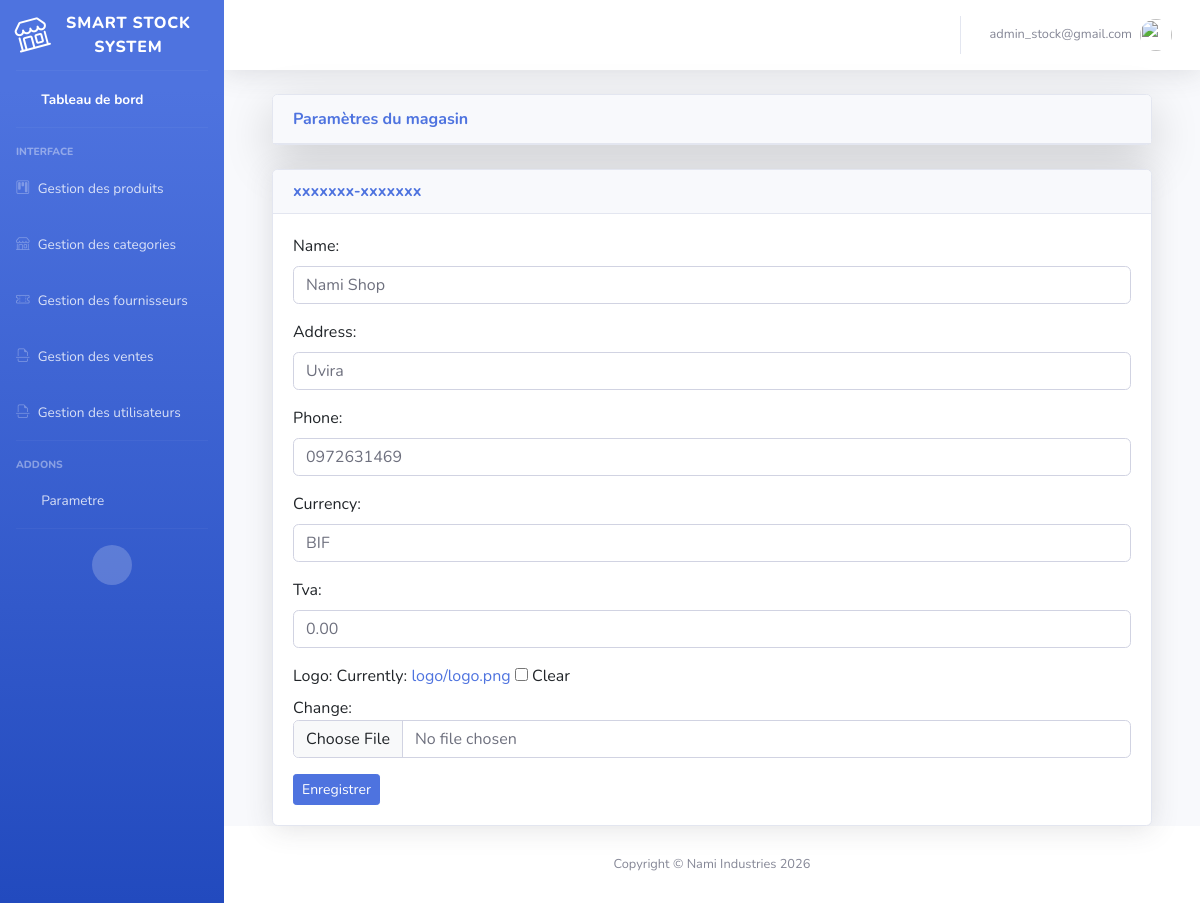
The page /smartstock-admin/settings/ (signed in) on the database its author committed.
### core/models.py (models this page shows, shortened)
class ShopSettings(models.Model):
    DEVISE_CHOICES = [
        ('USD', 'USD'),
        ('EUR', 'EUR'),
        ('CDF', 'CDF'),
        ('BIF', 'BIF'),
    ]
    name = models.CharField(max_length=200)
    address = models.TextField()
    phone = models.CharField(max_length=20)
    currency = models.CharField(
        max_length=10,
        choices=DEVISE_CHOICES,
        default='BIF'
    )
    tva = models.DecimalField(max_digits=12, decimal_places=2, default=Decimal("0.00"))
    logo = models.ImageField(upload_to="logo/", blank=True, null=True)

### core/views.py (the view)
# urls.py: path('settings/', views.shop_settings_view, name='shop_settings_view'),
@login_required
@role_required('Admin')
def shop_settings_view(request):
    template = loader.get_template('shop_settings_view.html')
    shop, created = ShopSettings.objects.get_or_create(id=1)
    if request.method == 'POST':
        form = ShopSettingsForm(request.POST, instance=shop)
        if form.is_valid():
            form.save()
            messages.success(request, "Paramètres du magasin mis à jour avec succès !")
            return redirect('shop_settings_view')
        else:
            messages.warning(request, "Veuillez corriger les erreurs ci-dessous.")
    else:
        form = ShopSettingsForm(instance=shop)
    context = {
        'form':form
    }
    return HttpResponse(template.render(context, request))

### core/forms.py
class ShopSettingsForm(forms.ModelForm):
    class Meta:
        model = ShopSettings
        fields = ['name', 'address', 'phone', 'currency','tva','logo']  # adapte selon ton modèle
        widgets = {
            'name': forms.TextInput(attrs={'class': 'form-control'}),
            'address': forms.TextInput(attrs={'class': 'form-control'}),
            'phone': forms.TextInput(attrs={'class': 'form-control'}),
            'currency': forms.Select(attrs={'class': 'form-control'}),
            'tva': forms.TextInput(attrs={'class': 'form-control'}),
            'logo': forms.ClearableFileInput(attrs={'class':'form-control', 'accept':'image/*'})
        }

### core/templates/shop_settings_view.html (shortened to what this page needs)
{% extends 'base.html' %}
{% block content %}
{% load humanize %}
<div class="container-fluid">
    <div class="card mb-4 shadow-lg">
        <div class="card-header m-0 font-weight-bold text-primary">
            Paramètres du magasin
        </div>
    </div>
    <div class="card shadow">
        <div class="card-header">
            <h6 class="m-0 font-weight-bold text-primary">
                xxxxxxx-xxxxxxx
            </h6>
        </div>
        <div class="card-body">
            <form method="POST">
                {{ form.as_p }}
                <button type="submit" class="btn btn-primary btn-sm">Enregistrer</button>
            </form>
        </div>
    </div>
</div>
{% endblock %}

### core/templates/base.html (shortened to what this page needs)
{% load static %}
<!DOCTYPE html>
<html lang="en">
<head>
    {% load bootstrap5 %}
    {% bootstrap_css %}
    <link href="{% static 'vendor/fontawesome-free/css/all.min.css' %}" rel="stylesheet" type="text/css">
    <link rel="stylesheet"
href="https://cdn.jsdelivr.net/npm/bootstrap-icons@1.11.1/font/bootstrap-icons.css">
    <link href="{% static 'css/sb-admin-2.min.css' %}" rel="stylesheet">
</head>
<body id="page-top">
    <div id="wrapper">
        <ul class="navbar-nav bg-gradient-primary sidebar sidebar-dark accordion" id="accordionSidebar">
            <a class="sidebar-brand d-flex align-items-center justify-content-center">
                <div class="sidebar-brand-icon rotate-n-15">
                    <i class="bi bi-shop"></i>
                </div>
                <div class="sidebar-brand-text mx-3">Smart Stock System</div>
            </a>
            <hr class="sidebar-divider my-0">
            <li class="nav-item active">
                <a class="nav-link" href="{% url 'home' %}">
                    <i class="fas fa-fw fa-tachometer-alt"></i>
                    <span>Tableau de bord</span></a>
            </li>
            <hr class="sidebar-divider">
            <div class="sidebar-heading">
                Interface
            </div>
            <li class="nav-item">
                <a class="nav-link collapsed" href="" data-toggle="collapse" data-target="#collapseComponents" arial-expanded="true" aria-controls="collapseComponents">
                    <i class="bi bi-kanban"></i>
                    <span>Gestion des produits</span>
                </a>
            </li>
            <li class="nav-item">
                <a class="nav-link collapsed" href="#" data-toggle="collapse" data-target="#collapseUtilities"
                    aria-expanded="true" aria-controls="collapseUtilities">
                    <i class="bi bi-shop"></i>
                    <span>Gestion des categories</span>
                </a>
            </li>
            <li class="nav-item">
                <a class="nav-link collapsed" href="#" data-toggle="collapse" data-target="#collapseCondition"
                    aria-expanded="true" aria-controls="collapseCondition">
                    <i class="bi bi-ticket-perforated"></i>
                    <span>Gestion des fournisseurs</span>
                </a>
            </li>
            <li class="nav-item">
                <a class="nav-link collapsed" href="#" data-toggle="collapse" data-target="#collapseReclamation"
                    aria-expanded="true" aria-controls="collapseReclamation">
                    <i class="bi bi-file-earmark-break"></i>
                    <span>Gestion des ventes</span>
                </a>
            </li>
            <li class="nav-item">
                <a class="nav-link collapsed" href="#" data-toggle="collapse" data-target="#collapseUser"
                    aria-expanded="true" aria-controls="collapseUser">
                    <i class="bi bi-file-earmark-break"></i>
                    <span>Gestion des utilisateurs</span>
                </a>
            </li>
            <hr class="sidebar-divider">
            <div class="sidebar-heading">
                Addons
            </div>
            <li class="nav-item">
                <a class="nav-link collapsed" href="#" data-toggle="collapse" data-target="#collapsePages"
                    aria-expanded="true" aria-controls="collapsePages">
                    <i class="fas fa-fw fa-folder"></i>
                    <span>Parametre</span>
                </a>
            </li>
            <hr class="sidebar-divider d-none d-md-block">
            <div class="text-center d-none d-md-inline">
                <button class="rounded-circle border-0" id="sidebarToggle"></button>
            </div>
        </ul>
        <div id="content-wrapper" class="d-flex flex-column">
            <div id="content">
                <nav class="navbar navbar-expand navbar-light bg-white topbar mb-4 static-top shadow">
                    <ul class="navbar-nav ml-auto">
                        <li class="nav-item dropdown no-arrow">
                            <a class="nav-link dropdown-toggle" href="#" id="userDropdown" role="button"
                                data-toggle="dropdown" aria-haspopup="true" aria-expanded="false">
                                <span class="mr-2 d-none d-lg-inline text-gray-600 small">
                                    {% if user.is_authenticated %}
                                        <span>{{ user.email }}</span>
                                    {% endif %}
                                </span>
                                <img class="img-profile rounded-circle"
                                    src="img/undraw_profile.svg">
                            </a>
                        </li>
                    </ul>
                </nav>
                <div class="container-fluid">
                    {% block content %} {% endblock %}
                </div>
            </div>
            <footer class="sticky-footer bg-white">
                <div class="container my-auto">
                    <div class="copyright text-center my-auto">
                        <span>Copyright &copy; Nami Industries 2026</span>
                    </div>
                </div>
            </footer>
        </div>
    </div>
</body>
</html>

### rows shown on the page
ShopSettings: name "Nami Shop", address "Uvira", phone "0972631469", currency "BIF", tva "0.00"

### other values the page prints
{{ user.email }} "admin_stock@gmail.com"
